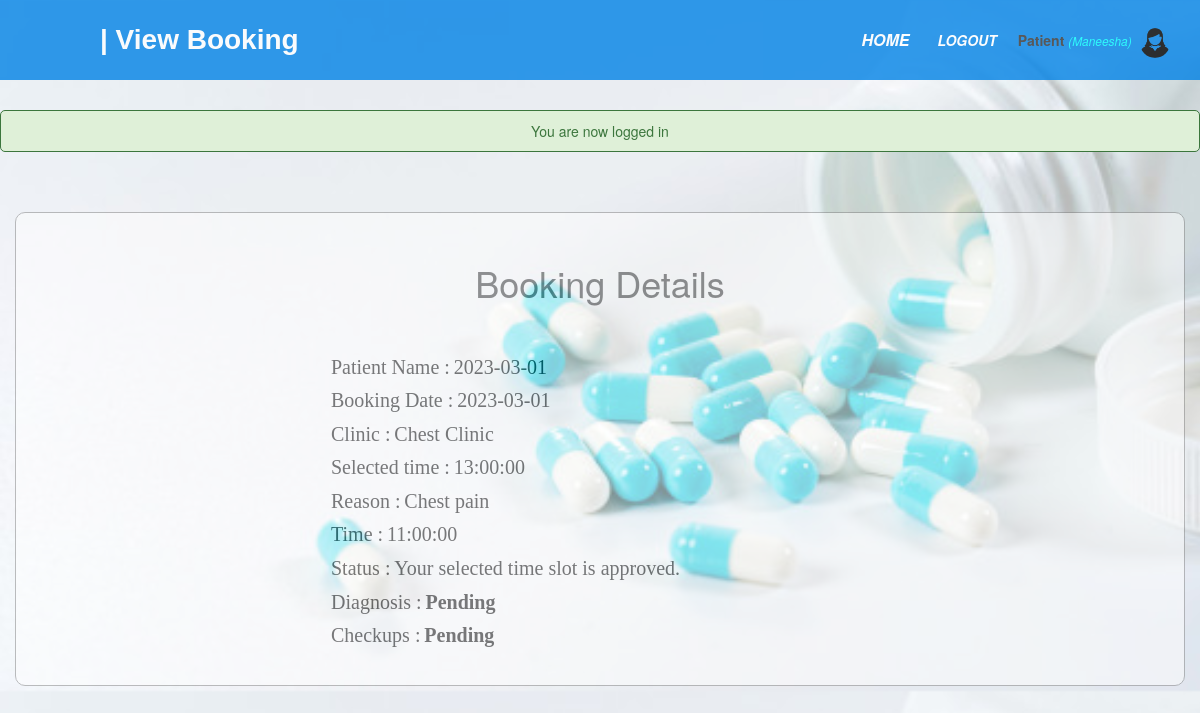
The page /patient/view_booking.php?view=14 (signed in) on the database its author committed.
### tables this page shows
CREATE TABLE IF NOT EXISTS `booking` (
  `booking_id` int NOT NULL AUTO_INCREMENT,
  `p_id` int NOT NULL,
  `booking_date` date NOT NULL,
  `selected_time` time NOT NULL,
  `approval_time` time NOT NULL,
  `doctor` varchar(200) NOT NULL,
  `approval` varchar(200) NOT NULL,
  `reason` varchar(200) NOT NULL,
  `staff_id` int NOT NULL,
  `status` varchar(200) NOT NULL,
  PRIMARY KEY (`booking_id`),
  KEY `p_id` (`p_id`)
);

### patient/functions.php (called while the page is built, shortened)
<?php include('../functions.php');
		if (isset($_GET['view'])) {
          $booking_id = $_GET['view'];
          $record = mysqli_query($db, "SELECT * FROM booking WHERE booking_id=$booking_id");
          $r = mysqli_fetch_array($record);
          $booking_date=$r['booking_date'];
          $doctor=$r['doctor'];
		  $selected_time=$r['selected_time'];
          $reason=$r['reason'];
          $approval_time=$r['approval_time'];
          $status=$r['status'];
}
?>

### patient/view_booking.php (the view, shortened to what this page needs)
<?php include('functions.php');
?>
<!DOCTYPE html>
<html>
<head>
	<link rel="stylesheet" type="text/css" href="/pis/css/booking.css">
	<link rel="stylesheet" type="text/css" href="/pis/css/all.css">
	<?php include('link_css.php'); ?>
<?php
$diagnosis="";
$checkup_name ="";
?>
</head>
<body>
	<nav>
    <label id="title">| View Booking</label>
      <ul>
      	<li><a href="booking.php">Home</a></li>
        <li><a href="/pis/index.php?logout='1' "style="font-size:14px;" id="logout">logout</a></li>
        <li>
     		<?php  if (isset($_SESSION['user'])) : ?>
              <strong><?php echo $_SESSION['user']['user_type']="Patient"; ?></strong>
            <small>
                <i  style="color: cyan;">(<?php echo ucfirst($_SESSION['user']['fname']); ?>)</i>
                <img src="/pis/images/17.png" class="profile_info">
             </small>
        <?php endif ?>
 		</li>
      </ul>
    </nav>
<?php if (isset($_SESSION['message'])):?>
    	<div class="msg">
    	<?php
    		echo $_SESSION['message'];
    	?>
    	</div>
    <?php endif ?>
<div class="container">
	<h1>Booking Details</h1><br><br>
	<form action="view_appoinment.php" method="post" id="frm">
    <label style="font-style: normal; font-weight: normal;">Patient Name :</label>
      <label style="font-style: normal; font-weight: normal;"><?php echo $booking_date; ?></label><br>
      <label style="font-style: normal; font-weight: normal;">Booking Date :</label>
      <label style="font-style: normal; font-weight: normal;"><?php echo $booking_date; ?></label><br>
      <label style="font-style: normal; font-weight: normal;">Clinic :</label>
      <label style="font-style: normal; font-weight: normal;"><?php echo $doctor; ?></label><br>
      <label style="font-style: normal; font-weight: normal;">Selected time :</label>
      <label style="font-style: normal; font-weight: normal;"><?php echo $selected_time; ?></label><br>
      <label style="font-style: normal; font-weight: normal;">Reason :</label>
      <label style="font-style: normal; font-weight: normal;"><?php echo $reason; ?></label><br>
      <label style="font-style: normal; font-weight: normal;">Time :</label>
      <?php if ($approval_time=="00:00:00"): ?>
        <label style="font-style: normal; font-weight: normal;"> <b>Pending</b> </label><br>
      <?php else: ?>
        <label style="font-style: normal; font-weight: normal;"><?php echo $approval_time; ?></label><br>
      <?php endif ?>
      <label style="font-style: normal; font-weight: normal;">Status :</label>
      <?php if ($status==0): ?>
        <label style="font-style: normal; font-weight: normal;"> <b>Pending</b> </label><br>
      <?php else: ?>
        <label style="font-style: normal; font-weight: normal;"><?php echo $status; ?></label><br>
      <?php endif ?>
      <label style="font-style: normal; font-weight: normal;">Diagnosis :</label>
      <?php if ($diagnosis==""): ?>
        <label style="font-style: normal; font-weight: normal;"> <b>Pending</b> </label><br>
      <?php else: ?>
        <label style="font-style: normal; font-weight: normal;"><?php echo $diagnosis; ?></label><br>
      <?php endif ?>
      <label style="font-style: normal; font-weight: normal;">Checkups :</label>
      <?php if ($checkup_name==""): ?>
        <label style="font-style: normal; font-weight: normal;"> <b>Pending</b> </label><br>
      <?php else: ?>
        <label style="font-style: normal; font-weight: normal;"><?php echo $checkup_name; ?></label><br>
      <?php endif ?>
     </div>
</body>
</html>

### css/booking.css (style rules this page uses)
body { margin: 0; padding: 0; background-image: url('/pis/images/109.jpg'); background-size: cover; font-family: sans-serif; }
#title { color: white; font-size: 28px; line-height: 80px; padding: 0 100px; font-weight: bold; font-style: initial; font-family: 'poppins',sans-serif; }
* { padding: 0; margin: 0; text-decoration: none; list-style: none; box-sizing: border-box; }
nav { background: #0082e6; height: 80px; width: 100%; opacity: .8; }
nav ul { float: right; margin-right: 20px; }
nav ul li { display: inline-block; line-height: 80px; margin: 0 5px; }
nav ul li a { color: white; font-size: 16px; padding: 7px; border-radius: 3px; text-transform: uppercase; font-weight: bold; font-style: italic; }
.container { width: 60%; margin: auto; background-color: white; padding: 30px; border-color: gray; border-width: 1px; margin-top: 60px; border-style: solid; opacity: .5; border-radius: 10px; margin-bottom: 5px; }
h1 { text-align: center; margin-bottom: 30px; font-family: 'poppins',sans-serif; color: gray; }
label { color: black; font-style: italic; font-size: 20px; font-family: "Times New Roman"; font-weight: bold; }
#frm { margin-left: 300px; }

### css/all.css (style rules this page uses)
.msg { margin: 30px auto; padding: 10px; border-radius: 5px; color: #3c763d; background: #dff0d8; border: 1px solid #3c763d; width: 100%; text-align: center; }
.profile_info { display: inline-block; width: 30px; height: 30px; margin: 5px; border-radius: 100%; }

### rows shown on the page
booking: booking_date "2023-03-01", doctor "Chest Clinic", selected_time "13:00:00", reason "Chest pain", approval_time "11:00:00", status "Your selected time slot is approved."

### other values the page prints
$_SESSION['user']['user_type']="Patient" "Patient"
$_SESSION['user']['fname'] "Maneesha"
$_SESSION['message'] "You are now logged in"
